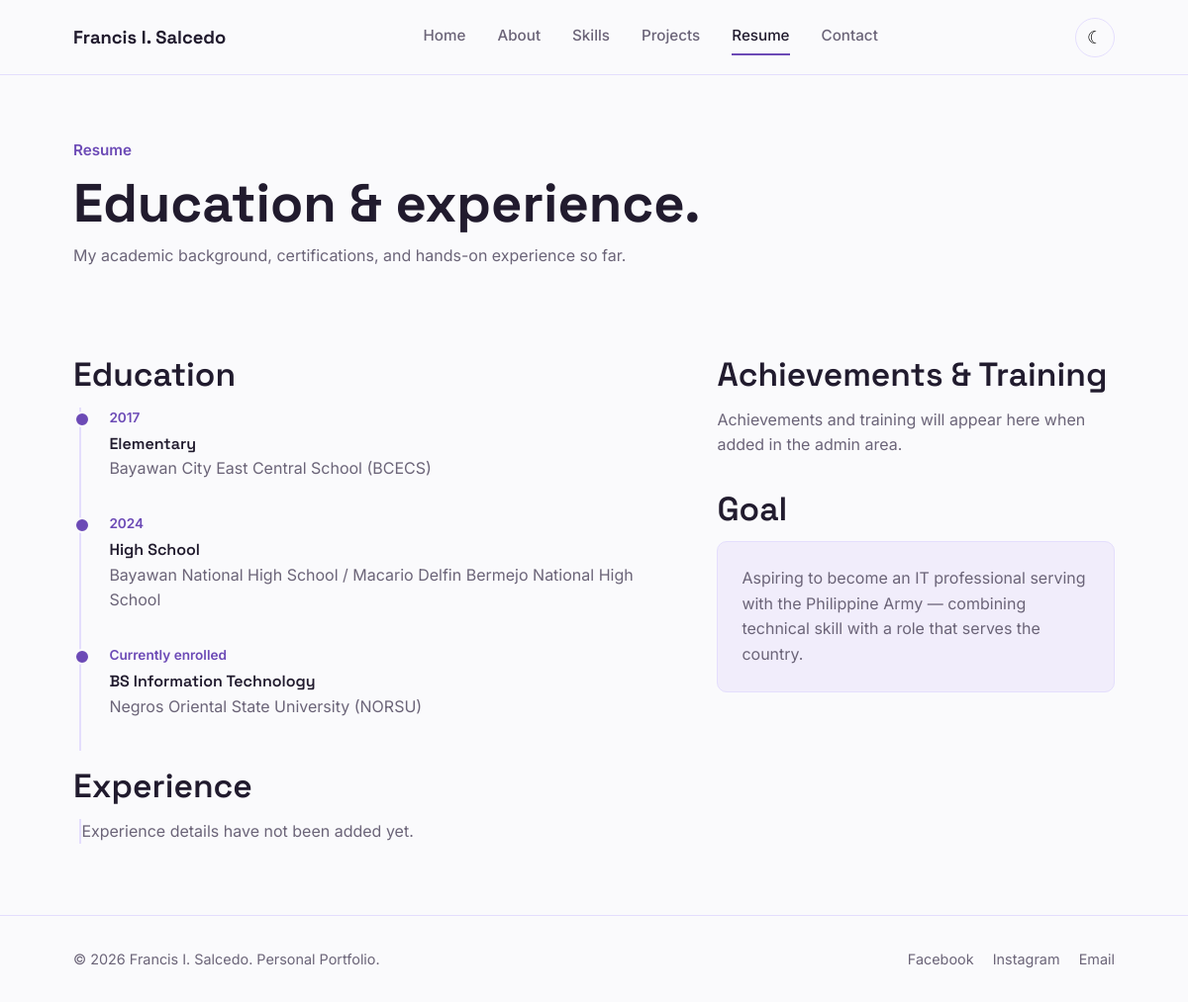
Screenshot of /resume.php with the database file from the repository.
### tables this page shows
CREATE TABLE settings (setting_key VARCHAR(100) PRIMARY KEY,setting_value TEXT NOT NULL);

CREATE TABLE education (id INT UNSIGNED AUTO_INCREMENT PRIMARY KEY,institution VARCHAR(200) NOT NULL,qualification VARCHAR(200) NOT NULL,period VARCHAR(100) NOT NULL DEFAULT '',details TEXT NOT NULL,sort_order INT NOT NULL DEFAULT 0);

### includes/bootstrap.php (called while the page is built, shortened)
<?php
function db(): PDO
{
    static $pdo = null;
    if ($pdo instanceof PDO) return $pdo;
    $privateConfig = __DIR__ . '/database.local.php';
    $fileConfig = is_file($privateConfig) ? require $privateConfig : [];
    $host = getenv('PORTFOLIO_DB_HOST') ?: ($fileConfig['host'] ?? '127.0.0.1');
    $name = getenv('PORTFOLIO_DB_NAME') ?: ($fileConfig['name'] ?? 'portfolio');
    $user = getenv('PORTFOLIO_DB_USER') ?: ($fileConfig['user'] ?? 'root');
    $pass = getenv('PORTFOLIO_DB_PASSWORD');
    if ($pass === false) $pass = $fileConfig['password'] ?? '';
    try {
        $pdo = new PDO("mysql:host={$host};dbname={$name};charset=utf8mb4", $user, $pass, [
            PDO::ATTR_ERRMODE => PDO::ERRMODE_EXCEPTION,
            PDO::ATTR_DEFAULT_FETCH_MODE => PDO::FETCH_ASSOC,
            PDO::ATTR_EMULATE_PREPARES => false,
        ]);
    } catch (PDOException $exception) {
        error_log('Portfolio database connection failed: ' . $exception->getMessage());
        throw new RuntimeException('Database connection failed. Check the database configuration.');
    }
    return $pdo;
}
function e(?string $value): string { return htmlspecialchars($value ?? '', ENT_QUOTES | ENT_SUBSTITUTE, 'UTF-8'); }
function portfolio_setting(string $key, string $fallback = ''): string
{
    $q = db()->prepare('SELECT setting_value FROM settings WHERE setting_key = ?'); $q->execute([$key]);
    $value = $q->fetchColumn(); return $value === false ? $fallback : (string)$value;
}
?>

### resume.php (the view, shortened to what this page needs)
<?php
require_once __DIR__ . '/includes/bootstrap.php';
$name = portfolio_setting('name', 'Francis I. Salcedo');
$education = db()->query('SELECT institution, qualification, period, details FROM education ORDER BY sort_order, id DESC')->fetchAll();
$experience = db()->query('SELECT organization, role, period, details FROM experience ORDER BY sort_order, id DESC')->fetchAll();
$achievements = db()->query('SELECT title, organization, achieved_on, details FROM achievements ORDER BY sort_order, id DESC')->fetchAll();
?>
<!DOCTYPE html>
<html lang="en">
<head>
  <link rel="stylesheet" href="css/style.css">
</head>
<body>
  <header class="navbar"><div class="nav-inner"><a href="index.php" class="nav-brand"><?= e($name) ?></a><nav class="nav-links" id="navLinks"><a href="index.php">Home</a><a href="about.php">About</a><a href="skills.php">Skills</a><a href="projects.php">Projects</a><a href="resume.php" aria-current="page">Resume</a><a href="contact.php">Contact</a></nav><div class="nav-controls"><button class="theme-toggle" id="themeToggle" aria-label="Toggle dark mode">☾</button><button class="hamburger" id="hamburger" aria-label="Open menu" aria-expanded="false"><span></span><span></span><span></span></button></div></div></header>
  <main>
    <section class="page-hero container"><p class="section-label">Resume</p><h1>Education &amp; experience.</h1><p>My academic background, certifications, and hands-on experience so far.</p></section>
    <section class="section container"><div class="resume-cols">
      <div><h2>Education</h2><div class="timeline">
        <?php if ($education): foreach ($education as $item): ?><article class="timeline-item"><span class="timeline-date"><?= e($item['period']) ?></span><h4><?= e($item['qualification']) ?></h4><p><?= e($item['institution']) ?></p><?php if ($item['details'] !== ''): ?><p><?= nl2br(e($item['details'])) ?></p><?php endif; ?></article><?php endforeach; else: ?><p>Education details have not been added yet.</p><?php endif; ?>
      </div>
      <h2 style="margin-top:1rem">Experience</h2><div class="timeline">
        <?php if ($experience): foreach ($experience as $item): ?><article class="timeline-item"><span class="timeline-date"><?= e($item['period']) ?></span><h4><?= e($item['role']) ?></h4><p><?= e($item['organization']) ?></p><?php if ($item['details'] !== ''): ?><p><?= nl2br(e($item['details'])) ?></p><?php endif; ?></article><?php endforeach; else: ?><p>Experience details have not been added yet.</p><?php endif; ?>
      </div></div>
      <div><h2>Achievements &amp; Training</h2><div class="cert-list">
        <?php if ($achievements): foreach ($achievements as $item): ?><article class="cert-item"><h4><?= e($item['title']) ?></h4><?php if ($item['organization'] !== ''): ?><span class="cert-issuer"><?= e($item['organization']) ?></span><?php endif; ?><?php if ($item['achieved_on'] !== ''): ?><span class="cert-date"><?= e($item['achieved_on']) ?></span><?php endif; ?><?php if ($item['details'] !== ''): ?><p class="cert-desc"><?= nl2br(e($item['details'])) ?></p><?php endif; ?></article><?php endforeach; else: ?><p>Achievements and training will appear here when added in the admin area.</p><?php endif; ?>
      </div><h2 style="margin-top:2rem">Goal</h2><div class="card"><p><?= nl2br(e(portfolio_setting('career_goals', 'Aspiring to become an IT professional serving with the Philippine Army — combining technical skill with a role that serves the country.'))) ?></p></div></div>
    </div></section>
  </main>
  <footer class="site-footer"><div class="container footer-inner"><p>&copy; <?= date('Y') ?> <?= e($name) ?>. Personal Portfolio.</p><div class="footer-socials"><a href="https://www.facebook.com/francis.salcedo.26" target="_blank" rel="noopener">Facebook</a><a href="https://www.instagram.com/washi.washi.26" target="_blank" rel="noopener">Instagram</a><a href="mailto:<?= e(portfolio_setting('email', 'salcedofrancis88@gmail.com')) ?>">Email</a></div></div></footer>
</body>
</html>

### css/style.css (style rules this page uses)
:root { --bg: #fafafc; --surface: #f1edfb; --surface-2: #ffffff; --border: #e4defd; --text: #211b2e; --text-muted: #6b6478; --primary: #6c4ab6; --primary-dark: #4e3390; --accent: #b79ced; --on-primary: #ffffff; --radius: 10px; --max-width: 1100px; --shadow: 0 1px 0 rgba(33, 27, 46, 0.04); }
* { box-sizing: border-box; margin: 0; padding: 0; }
html { scroll-behavior: smooth; }
body { background: var(--bg); color: var(--text); font-family: 'Inter', system-ui, -apple-system, sans-serif; font-size: 16px; line-height: 1.6; transition: background 0.25s ease, color 0.25s ease; }
h1, h2, h3, h4 { font-family: 'Space Grotesk', 'Inter', sans-serif; font-weight: 600; line-height: 1.2; color: var(--text); }
h1 { font-size: clamp(2.2rem, 5vw, 3.4rem); font-weight: 700; }
h2 { font-size: clamp(1.6rem, 3vw, 2.1rem); margin-bottom: 0.75rem; }
p { color: var(--text-muted); max-width: 65ch; }
a { color: inherit; text-decoration: none; }
button { font-family: inherit; cursor: pointer; border: none; background: none; }
.container { max-width: var(--max-width); margin: 0 auto; padding: 0 1.5rem; }
.section { padding-top: 4.5rem; padding-bottom: 4.5rem; }
.section-label { color: var(--primary); font-weight: 600; font-size: 0.95rem; margin-bottom: 0.5rem; }
.navbar { position: sticky; top: 0; z-index: 100; background: color-mix(in srgb, var(--bg) 88%, transparent); backdrop-filter: blur(10px); border-bottom: 1px solid var(--border); }
.nav-inner { display: flex; align-items: center; justify-content: space-between; padding: 1.1rem 1.5rem; max-width: var(--max-width); margin: 0 auto; }
.nav-brand { font-family: 'Space Grotesk', sans-serif; font-weight: 700; font-size: 1.15rem; }
.nav-links { display: flex; gap: 2rem; align-items: center; }
.nav-links a { color: var(--text-muted); font-weight: 500; font-size: 0.95rem; padding: 0.3rem 0; border-bottom: 2px solid transparent; transition: color 0.15s ease, border-color 0.15s ease; }
.nav-links a:hover, .nav-links a.active { color: var(--text); border-color: var(--primary); }
.nav-controls { display: flex; align-items: center; gap: 0.75rem; }
.theme-toggle { width: 40px; height: 40px; border-radius: 50%; border: 1px solid var(--border); display: flex; align-items: center; justify-content: center; font-size: 1.1rem; }
.site-footer { border-top: 1px solid var(--border); padding: 2rem 0; color: var(--text-muted); font-size: 0.9rem; }
.footer-inner { display: flex; justify-content: space-between; align-items: center; flex-wrap: wrap; gap: 1rem; }
.footer-socials { display: flex; gap: 1.2rem; }
.footer-socials a { color: var(--text-muted); }
.card { background: var(--surface); border: 1px solid var(--border); border-radius: var(--radius); padding: 1.5rem; }
.timeline { display: flex; flex-direction: column; gap: 0; border-left: 2px solid var(--border); margin-left: 0.4rem; }
.timeline-item { position: relative; padding: 0 0 2rem 1.75rem; }
.timeline-item::before { content: ''; position: absolute; left: -7px; top: 4px; width: 12px; height: 12px; border-radius: 50%; background: var(--primary); border: 2px solid var(--bg); }
.timeline-item h4 { margin-bottom: 0.2rem; }
.timeline-date { color: var(--primary); font-size: 0.85rem; font-weight: 600; margin-bottom: 0.35rem; display: block; }
.resume-cols { display: grid; grid-template-columns: 1.2fr 0.8fr; gap: 3rem; }
.cert-list { display: flex; flex-direction: column; gap: 1.1rem; }
.page-hero { padding-top: 3.5rem; padding-bottom: 1rem; }
.page-hero p { margin-top: 0.5rem; }

### rows the page displays
settings: setting_value "Francis I. Salcedo"
education: period "2017", qualification "Elementary", institution "Bayawan City East Central School (BCECS)"
education: period "2024", qualification "High School", institution "Bayawan National High School / Macario Delfin Bermejo National High School"
education: period "Currently enrolled", qualification "BS Information Technology", institution "Negros Oriental State University (NORSU)"
